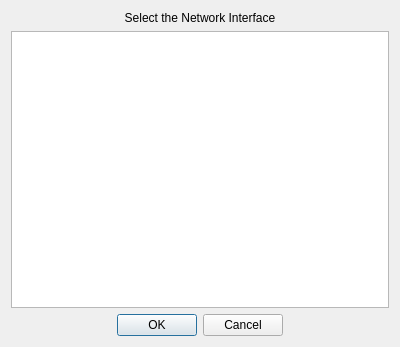
<?xml version="1.0" encoding="UTF-8"?>
<ui version="4.0">
 <class>SelectNwInterfaceDialog</class>
 <widget class="QDialog" name="SelectNwInterfaceDialog">
  <property name="geometry">
   <rect>
    <x>0</x>
    <y>0</y>
    <width>400</width>
    <height>347</height>
   </rect>
  </property>
  <property name="windowTitle">
   <string>Dialog</string>
  </property>
  <layout class="QVBoxLayout" name="verticalLayout">
   <item>
    <widget class="QLabel" name="label">
     <property name="text">
      <string>Select the Network Interface</string>
     </property>
     <property name="alignment">
      <set>Qt::AlignCenter</set>
     </property>
    </widget>
   </item>
   <item>
    <widget class="QListWidget" name="listWidget"/>
   </item>
   <item>
    <widget class="QDialogButtonBox" name="buttonBox">
     <property name="orientation">
      <enum>Qt::Horizontal</enum>
     </property>
     <property name="standardButtons">
      <set>QDialogButtonBox::Cancel|QDialogButtonBox::Ok</set>
     </property>
     <property name="centerButtons">
      <bool>true</bool>
     </property>
    </widget>
   </item>
  </layout>
 </widget>
 <resources/>
 <connections>
  <connection>
   <sender>buttonBox</sender>
   <signal>accepted()</signal>
   <receiver>SelectNwInterfaceDialog</receiver>
   <slot>accept()</slot>
   <hints>
    <hint type="sourcelabel">
     <x>257</x>
     <y>337</y>
    </hint>
    <hint type="destinationlabel">
     <x>157</x>
     <y>274</y>
    </hint>
   </hints>
  </connection>
  <connection>
   <sender>buttonBox</sender>
   <signal>rejected()</signal>
   <receiver>SelectNwInterfaceDialog</receiver>
   <slot>reject()</slot>
   <hints>
    <hint type="sourcelabel">
     <x>325</x>
     <y>337</y>
    </hint>
    <hint type="destinationlabel">
     <x>286</x>
     <y>274</y>
    </hint>
   </hints>
  </connection>
 </connections>
</ui>
